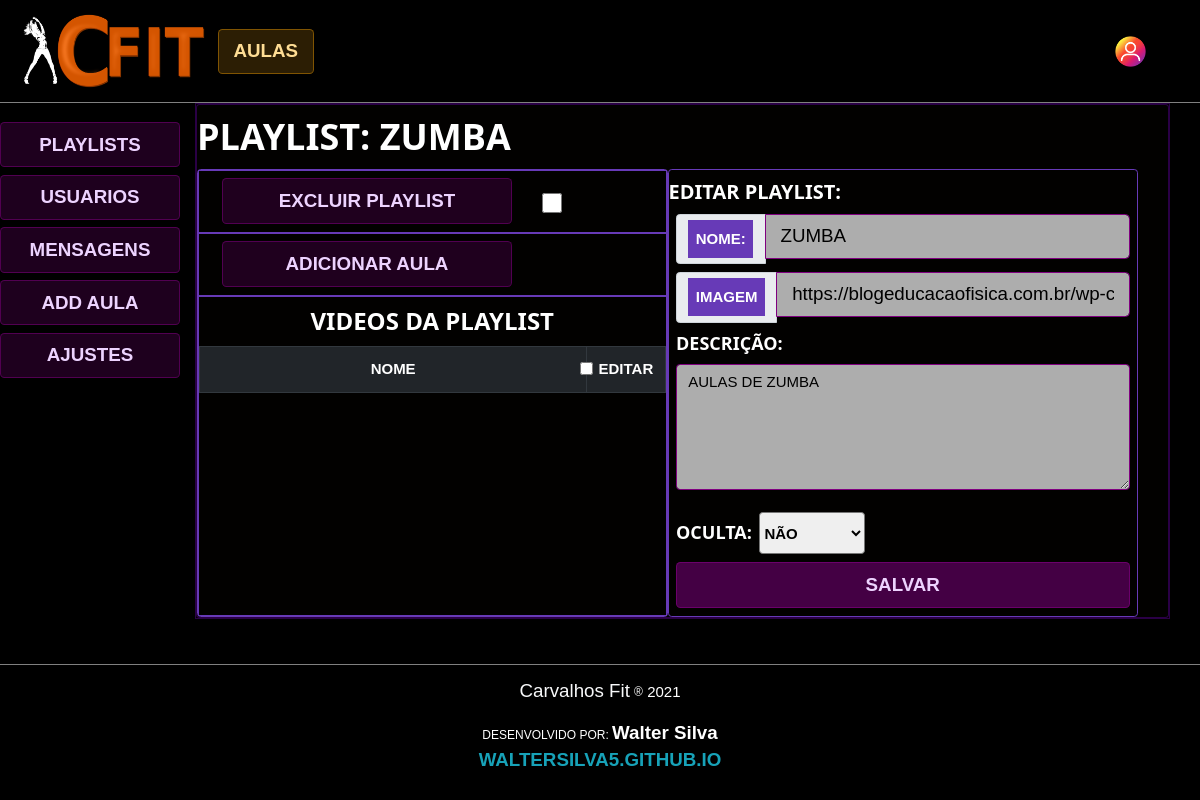
Page /cfit_admin/cfit_admin_playlists_aditar/?playlist=ZUMBA (signed in) on the earlier database version.
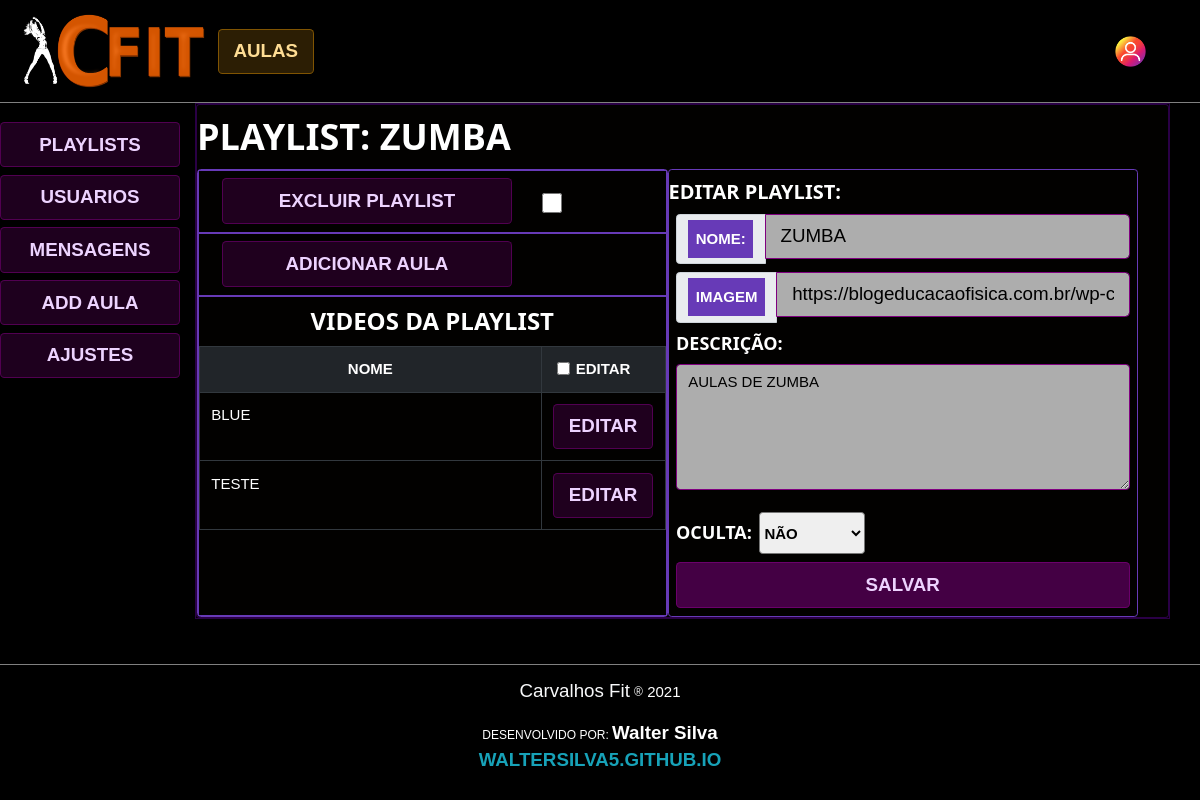
Same page on the later database version.
### cfit/models.py (models this page shows)
class Video(models.Model):
    nome = models.CharField('nome', max_length=255, null=False, default="")
    posicao = models.IntegerField('posicao', null=False, default=0)
    playlist_id = models.IntegerField('playlist_id', null=False)
    link = models.CharField('link', max_length=255, null=False, default='')

### cfit/views/cfit_admin.py (the view)
# urls.py: path(r'cfit_admin/cfit_admin_playlists_aditar/',
@adm_required
def cfit_admin_playlists_aditar(request, msg=""):
    playlist = Playlist.objects.filter(
        nome=request.GET["playlist"]).values()[0]
    videos = Video.objects.filter(
        playlist_id=playlist["id"]).values()
    return render(request, "cfit_admin/playlists/aditar.html", {"videos": videos, "playlist": playlist, "msg": msg})

### cfit/sessionTester.py (called while the page is built)
def adm_required(func):
    f = func
    @functools.wraps(func)
    def wrapper_login_required(*args, **kwargs):
        try:
            if(args[0].session["nivel_de_acesso"] == 95):
                pass
            else:
                raise Exception
        except:
            return redirect("/home")
        else:
            return f(*args, **kwargs)
    return wrapper_login_required

### cfit/templates/cfit_admin/playlists/aditar.html (shortened to what the changed rows need)
{% extends 'cfit_admin/cfit_admin.html' %} {% block 'painels_admin' %} {% load static%}
<div class="cfit-div-dark-admin rounded">
    <div class="container">
        <h1><b>PLAYLIST: {{playlist.nome}}</b></h1>
    </div>
    <div class="row container">
        <div class="col-md-6 border w3-border-deep-purple rounded">
            <div class="container">
                <div class="container-flex border w3-border-deep-purple text-center"
                    style="height: 320px; overflow:auto;">
                    <table class="table table-dark table-bordered table-hover table-responsive cfit-div-dark-admin">
                        <thead class="thead-dark">
                            <tr>
                                <th scope="col" class="col-sm-10">NOME</th>
                                <th scope="col" class="col-sm-2">
                                    <input class="form-check-input" id="check_editar" type="checkbox">
                                    EDITAR
                                </th>
                            </tr>
                        </thead>
                        <tbody class="sortable">
                            {% for video in videos %}
                            <tr>
                                <td class="text-left" id="{{video.id}}">
                                    <p class="elemento">{{video.nome}}</p>
                                <td>
                                    <form action="{% url 'cfit_admin_playlists_editar_aula'  %}">
                                        <wsi_button class="cfit-button-admin">EDITAR</wsi_button>
                                    </form>
                                </td>
                            </tr>
                            {% endfor %}
                        </tbody>
                    </table>
                </div>
            </div>
        </div>
    </div>
</div>
{% endblock%}

Differences in the rows shown:
added Video: nome "BLUE"
added Video: nome "TESTE"
